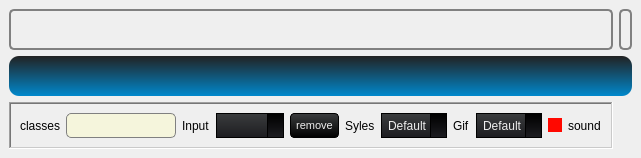
  <widget class="QDockWidget" name="dockWidget_3">
   <property name="sizePolicy">
    <sizepolicy hsizetype="Preferred" vsizetype="Minimum">
     <horstretch>0</horstretch>
     <verstretch>0</verstretch>
    </sizepolicy>
   </property>
   <property name="minimumSize">
    <size>
     <width>528</width>
     <height>158</height>
    </size>
   </property>
   <attribute name="dockWidgetArea">
    <number>4</number>
   </attribute>
   <widget class="QWidget" name="dockWidgetContents_3">
    <layout class="QGridLayout" name="gridLayout_32">
     <item row="2" column="0">
      <widget class="QFrame" name="frame_3">
       <property name="sizePolicy">
        <sizepolicy hsizetype="Preferred" vsizetype="Preferred">
         <horstretch>0</horstretch>
         <verstretch>0</verstretch>
        </sizepolicy>
       </property>
       <property name="minimumSize">
        <size>
         <width>0</width>
         <height>0</height>
        </size>
       </property>
       <property name="frameShape">
        <enum>QFrame::WinPanel</enum>
       </property>
       <property name="frameShadow">
        <enum>QFrame::Sunken</enum>
       </property>
       <layout class="QHBoxLayout" name="horizontalLayout_3">
        <item>
         <widget class="QLabel" name="label_33">
          <property name="sizePolicy">
           <sizepolicy hsizetype="Preferred" vsizetype="Preferred">
            <horstretch>0</horstretch>
            <verstretch>0</verstretch>
           </sizepolicy>
          </property>
          <property name="text">
           <string>classes</string>
          </property>
         </widget>
        </item>
        <item>
         <widget class="QLineEdit" name="class_input_field">
          <property name="sizePolicy">
           <sizepolicy hsizetype="Preferred" vsizetype="Preferred">
            <horstretch>0</horstretch>
            <verstretch>0</verstretch>
           </sizepolicy>
          </property>
          <property name="styleSheet">
           <string notr="true">QLineEdit {
    background-color: beige;
    border-radius: 5px;
    border: 1px solid grey;
    padding: 1px;
    color: black;
}

QLineEdit:hover {
    background-color: qlineargradient(spread:repeat, x1:1, y1:0, x2:1, y2:1, stop:0 orange, stop:1 red);
    color: black;
}</string>
          </property>
          <property name="text">
           <string/>
          </property>
         </widget>
        </item>
        <item>
         <widget class="QLabel" name="label_31">
          <property name="sizePolicy">
           <sizepolicy hsizetype="Preferred" vsizetype="Preferred">
            <horstretch>0</horstretch>
            <verstretch>0</verstretch>
           </sizepolicy>
          </property>
          <property name="text">
           <string>Input</string>
          </property>
         </widget>
        </item>
        <item>
         <widget class="QComboBox" name="classes_dropdown">
          <property name="sizePolicy">
           <sizepolicy hsizetype="Preferred" vsizetype="Preferred">
            <horstretch>0</horstretch>
            <verstretch>0</verstretch>
           </sizepolicy>
          </property>
          <property name="styleSheet">
           <string notr="true">				QComboBox
				{
					background-color: qlineargradient(spread:repeat, x1:1, y1:0, x2:1, y2:1, stop:0  rgb(59, 61, 62) /*bg_alt*/,stop:1 rgb(28, 28, 32) /*bg_prim*/);
					border: 1px solid #000;
					padding-left: 6px;
					color: rgb(238, 238, 238) /*txt*/;
					height: 20px;
				}
				QComboBox::disabled
				{
					background-color: #404040;
					color: #656565;
					border-color: rgb(0, 0, 0) /*bg_gen*/;
				}
				QComboBox:on
				{
					background-color: rgb(236, 157, 0) /*accent*/;
					color: rgb(28, 28, 28) /*txt_bg*/;
				}
				QComboBox QAbstractItemView
				{
					background-color: rgb(28, 28, 32) /*bg_prim*/;
					color: rgb(238, 238, 238) /*txt*/;
					border: 1px solid black;
					selection-background-color: rgb(236, 157, 0) /*accent*/;
					outline: 0;
				}
				QComboBox::drop-down
				{
					background-color: qlineargradient(spread:repeat, x1:1, y1:0, x2:1, y2:1, stop:0  rgb(0, 0, 0) /*bg_gen*/,stop:1 rgb(28, 28, 32) /*bg_prim*/);
					subcontrol-origin: padding;
					subcontrol-position: top right;
					width: 15px;
					border-left-width: 1px;
					border-left-color: black;
					border-left-style: solid; 
				}
				QComboBox::down-arrow
				{
					image: url(:/16x16/icons/16x16/down.gif);
					width: 8px;
					height: 8px;
				}</string>
          </property>
         </widget>
        </item>
        <item>
         <widget class="QPushButton" name="remove_class">
          <property name="sizePolicy">
           <sizepolicy hsizetype="Preferred" vsizetype="Preferred">
            <horstretch>0</horstretch>
            <verstretch>0</verstretch>
           </sizepolicy>
          </property>
          <property name="minimumSize">
           <size>
            <width>0</width>
            <height>0</height>
           </size>
          </property>
          <property name="styleSheet">
           <string notr="true">QPushButton {
    background-color: qlineargradient(spread:repeat, x1:1, y1:0, x2:1, y2:1, stop:0 rgb(59, 61, 62), stop:1 rgb(0, 0, 0));
    color: rgb(238, 238, 238);
  	font-size: 8pt;

    border-style: solid;
    border-width: 1px;
    border-radius: 4px;
    border-color: rgb(0, 0, 0);
    padding: 5px;
}

QPushButton:flat {
    background-color: transparent;
    border: none;
    color: rgb(238, 238, 238);
}

QPushButton:disabled {
    background-color: #404040;
    color: #656565;
    border-color: rgb(0, 0, 0);
}

QPushButton:hover {
    background-color: rgba(236, 157, 0, 51);
    border: 1px solid rgb(236, 157, 0);
}

QPushButton:pressed {
    background-color: qlineargradient(spread:repeat, x1:1, y1:0, x2:1, y2:1, stop:0 rgb(28, 28, 32), stop:1 rgb(0, 0, 0));
    border: 1px solid rgb(236, 157, 0);
}

QPushButton:checked {
    background-color: qlineargradient(spread:repeat, x1:1, y1:0, x2:1, y2:1, stop:0 rgb(28, 28, 32), stop:1 rgb(0, 0, 0));
    border: 1px solid #222;
}</string>
          </property>
          <property name="text">
           <string>remove</string>
          </property>
         </widget>
        </item>
        <item>
         <widget class="QLabel" name="label_9">
          <property name="sizePolicy">
           <sizepolicy hsizetype="Preferred" vsizetype="Preferred">
            <horstretch>0</horstretch>
            <verstretch>0</verstretch>
           </sizepolicy>
          </property>
          <property name="text">
           <string>Syles</string>
          </property>
         </widget>
        </item>
        <item>
         <widget class="QComboBox" name="styleComboBox">
          <property name="sizePolicy">
           <sizepolicy hsizetype="Preferred" vsizetype="Preferred">
            <horstretch>0</horstretch>
            <verstretch>0</verstretch>
           </sizepolicy>
          </property>
          <property name="minimumSize">
           <size>
            <width>0</width>
            <height>0</height>
           </size>
          </property>
          <property name="styleSheet">
           <string notr="true">				QComboBox
				{
					background-color: qlineargradient(spread:repeat, x1:1, y1:0, x2:1, y2:1, stop:0  rgb(59, 61, 62) /*bg_alt*/,stop:1 rgb(28, 28, 32) /*bg_prim*/);
					border: 1px solid #000;
					padding-left: 6px;
					color: rgb(238, 238, 238) /*txt*/;
					height: 20px;
				}
				QComboBox::disabled
				{
					background-color: #404040;
					color: #656565;
					border-color: rgb(0, 0, 0) /*bg_gen*/;
				}
				QComboBox:on
				{
					background-color: rgb(236, 157, 0) /*accent*/;
					color: rgb(28, 28, 28) /*txt_bg*/;
				}
				QComboBox QAbstractItemView
				{
					background-color: rgb(28, 28, 32) /*bg_prim*/;
					color: rgb(238, 238, 238) /*txt*/;
					border: 1px solid black;
					selection-background-color: rgb(236, 157, 0) /*accent*/;
					outline: 0;
				}
				QComboBox::drop-down
				{
					background-color: qlineargradient(spread:repeat, x1:1, y1:0, x2:1, y2:1, stop:0  rgb(0, 0, 0) /*bg_gen*/,stop:1 rgb(28, 28, 32) /*bg_prim*/);
					subcontrol-origin: padding;
					subcontrol-position: top right;
					width: 15px;
					border-left-width: 1px;
					border-left-color: black;
					border-left-style: solid; 
				}
				QComboBox::down-arrow
				{
					image: url(:/16x16/icons/16x16/down.gif);
					width: 8px;
					height: 8px;
				}</string>
          </property>
          <item>
           <property name="text">
            <string>Default</string>
           </property>
          </item>
         </widget>
        </item>
        <item>
         <widget class="QLabel" name="label_41">
          <property name="sizePolicy">
           <sizepolicy hsizetype="Preferred" vsizetype="Preferred">
            <horstretch>0</horstretch>
            <verstretch>0</verstretch>
           </sizepolicy>
          </property>
          <property name="text">
           <string>Gif</string>
          </property>
         </widget>
        </item>
        <item>
         <widget class="QComboBox" name="gif_change">
          <property name="sizePolicy">
           <sizepolicy hsizetype="Preferred" vsizetype="Preferred">
            <horstretch>0</horstretch>
            <verstretch>0</verstretch>
           </sizepolicy>
          </property>
          <property name="minimumSize">
           <size>
            <width>0</width>
            <height>0</height>
           </size>
          </property>
          <property name="styleSheet">
           <string notr="true">				QComboBox
				{
					background-color: qlineargradient(spread:repeat, x1:1, y1:0, x2:1, y2:1, stop:0  rgb(59, 61, 62) /*bg_alt*/,stop:1 rgb(28, 28, 32) /*bg_prim*/);
					border: 1px solid #000;
					padding-left: 6px;
					color: rgb(238, 238, 238) /*txt*/;
					height: 20px;
				}
				QComboBox::disabled
				{
					background-color: #404040;
					color: #656565;
					border-color: rgb(0, 0, 0) /*bg_gen*/;
				}
				QComboBox:on
				{
					background-color: rgb(236, 157, 0) /*accent*/;
					color: rgb(28, 28, 28) /*txt_bg*/;
				}
				QComboBox QAbstractItemView
				{
					background-color: rgb(28, 28, 32) /*bg_prim*/;
					color: rgb(238, 238, 238) /*txt*/;
					border: 1px solid black;
					selection-background-color: rgb(236, 157, 0) /*accent*/;
					outline: 0;
				}
				QComboBox::drop-down
				{
					background-color: qlineargradient(spread:repeat, x1:1, y1:0, x2:1, y2:1, stop:0  rgb(0, 0, 0) /*bg_gen*/,stop:1 rgb(28, 28, 32) /*bg_prim*/);
					subcontrol-origin: padding;
					subcontrol-position: top right;
					width: 15px;
					border-left-width: 1px;
					border-left-color: black;
					border-left-style: solid; 
				}
				QComboBox::down-arrow
				{
					image: url(:/16x16/icons/16x16/down.gif);
					width: 8px;
					height: 8px;
				}</string>
          </property>
          <item>
           <property name="text">
            <string>Default</string>
           </property>
          </item>
         </widget>
        </item>
        <item>
         <widget class="QCheckBox" name="muteCheckBox">
          <property name="enabled">
           <bool>true</bool>
          </property>
          <property name="sizePolicy">
           <sizepolicy hsizetype="Preferred" vsizetype="Preferred">
            <horstretch>0</horstretch>
            <verstretch>0</verstretch>
           </sizepolicy>
          </property>
          <property name="minimumSize">
           <size>
            <width>0</width>
            <height>0</height>
           </size>
          </property>
          <property name="styleSheet">
           <string notr="true">QCheckBox {
    background-color: transparent;
    color: black;
    border: none;
    border-radius: 50%;
 
}

QCheckBox::indicator {
    background-color: white;
    color: black;
    border-radius: 50%;
}

QCheckBox::indicator:hover {
    background-color: orange;
}

QCheckBox::indicator:checked {
    background-color: #ff0800;
}</string>
          </property>
          <property name="text">
           <string>sound</string>
          </property>
          <property name="checked">
           <bool>true</bool>
          </property>
         </widget>
        </item>
       </layout>
      </widget>
     </item>
     <item row="0" column="1">
      <widget class="QLabel" name="image_label_2">
       <property name="minimumSize">
        <size>
         <width>0</width>
         <height>0</height>
        </size>
       </property>
       <property name="maximumSize">
        <size>
         <width>150</width>
         <height>150</height>
        </size>
       </property>
       <property name="styleSheet">
        <string notr="true">QLabel {
    border: 2px solid grey;
    border-radius: 5px;
    text-align: center;
    background-color: qlineargradient(x1:0, y1:0, x2:1, y2:1,
        stop:0 #eeeeee, stop:1 #dddddd);
    padding: 1px;
}

QLabel:hover {
    background-color: qlineargradient(x1:0, y1:0, x2:1, y2:1,
        stop:0 #FFA500, stop:1 #0088cc);
    border-radius: 5px;
}</string>
       </property>
       <property name="frameShape">
        <enum>QFrame::WinPanel</enum>
       </property>
       <property name="frameShadow">
        <enum>QFrame::Raised</enum>
       </property>
       <property name="lineWidth">
        <number>200</number>
       </property>
       <property name="midLineWidth">
        <number>100</number>
       </property>
       <property name="text">
        <string/>
       </property>
       <property name="scaledContents">
        <bool>true</bool>
       </property>
       <property name="alignment">
        <set>Qt::AlignJustify|Qt::AlignVCenter</set>
       </property>
      </widget>
     </item>
     <item row="0" column="0">
      <widget class="QLabel" name="console_output">
       <property name="sizePolicy">
        <sizepolicy hsizetype="Preferred" vsizetype="Minimum">
         <horstretch>0</horstretch>
         <verstretch>0</verstretch>
        </sizepolicy>
       </property>
       <property name="minimumSize">
        <size>
         <width>0</width>
         <height>0</height>
        </size>
       </property>
       <property name="maximumSize">
        <size>
         <width>16777215</width>
         <height>1677777</height>
        </size>
       </property>
       <property name="styleSheet">
        <string notr="true">QLabel {
    border: 2px solid grey;
    border-radius: 5px;
    text-align: center;
    background-color: qlineargradient(x1:0, y1:0, x2:1, y2:1,
        stop:0 #eeeeee, stop:1 #dddddd);
    padding: 1px;
}

QLabel:hover {
    background-color: qlineargradient(x1:0, y1:0, x2:1, y2:1,
        stop:0 #FFA500, stop:1 #0088cc);
    border-radius: 5px;
}</string>
       </property>
       <property name="text">
        <string/>
       </property>
       <property name="textFormat">
        <enum>Qt::RichText</enum>
       </property>
      </widget>
     </item>
     <item row="1" column="0" colspan="2">
      <widget class="QProgressBar" name="label_progress">
       <property name="sizePolicy">
        <sizepolicy hsizetype="Preferred" vsizetype="Preferred">
         <horstretch>0</horstretch>
         <verstretch>0</verstretch>
        </sizepolicy>
       </property>
       <property name="minimumSize">
        <size>
         <width>0</width>
         <height>0</height>
        </size>
       </property>
       <property name="maximumSize">
        <size>
         <width>16777215</width>
         <height>16777215</height>
        </size>
       </property>
       <property name="styleSheet">
        <string notr="true">QProgressBar {
    background-color: qlineargradient(spread:repeat, x1:1, y1:0, x2:1, y2:1, stop:0 #222, stop:1 #0088cc);
    border-radius: 10px;
    text-align: center;
    color: #fff;
}

QProgressBar::chunk {
    background-color: qlineargradient(spread:repeat, x1:1, y1:0, x2:1, y2:1, stop:0 #0088cc, stop:1 #222);
    border-radius: 10px;
}

QProgressBar:hover {
    background-color: qlineargradient(spread:repeat, x1:1, y1:0, x2:1, y2:1, stop:0 #FFA500, stop:1 #0088cc);
    border-radius: 10px;
}</string>
       </property>
       <property name="minimum">
        <number>1</number>
       </property>
       <property name="maximum">
        <number>99</number>
       </property>
       <property name="value">
        <number>0</number>
       </property>
       <property name="textVisible">
        <bool>true</bool>
       </property>
      </widget>
     </item>
    </layout>
   </widget>
  </widget>
